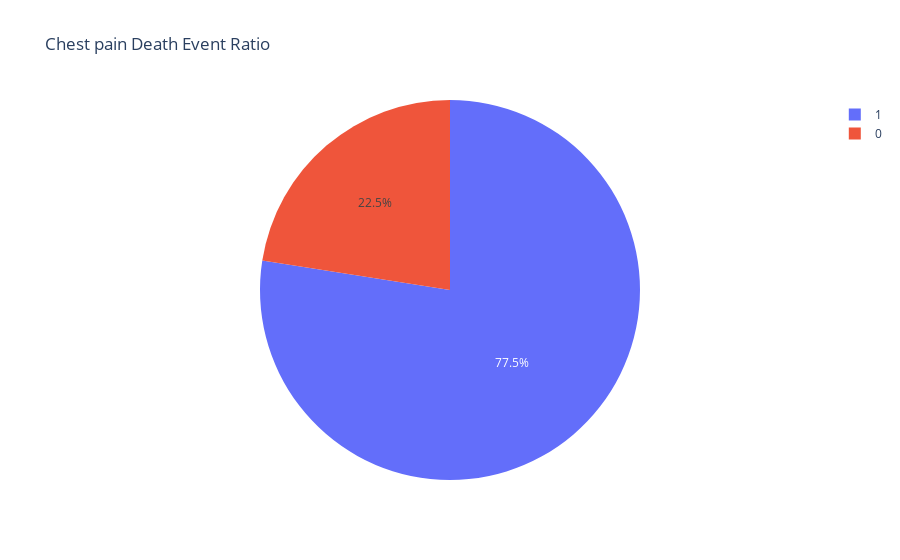

Notebook source saved alongside this figure:
### Markdown cell above
mmHg is millimeters of mercury.
The average resting blood pressure for adults is about 120/80 mmHg.
According to the graph above, approximately 60% of the population has excessive blood pressure.

### Code cell
import plotly.express as px
fig = px.pie(heart,values ='cp',names='target',title='Chest pain Death Event Ratio')
fig.show()

### Figure 1 — Plotly figure (JSON) as saved in the notebook; plotly's stock layout.template omitted (floating-point values rounded to 4 significant figures; data arrays with more than 128 entries replaced by an {"elided": "..."} marker saying what was removed)
{"data": [{"domain": {"x": [0, 1], "y": [0, 1]}, "hovertemplate": "target=%{label}<br>cp=%{value}<extra></extra>", "labels": {"elided": "303 int values"}, "legendgroup": "", "name": "", "showlegend": true, "type": "pie", "values": {"elided": "303 int values"}}], "layout": {"autosize": true, "legend": {"tracegroupgap": 0}, "title": {"text": "Chest pain Death Event Ratio"}}}
